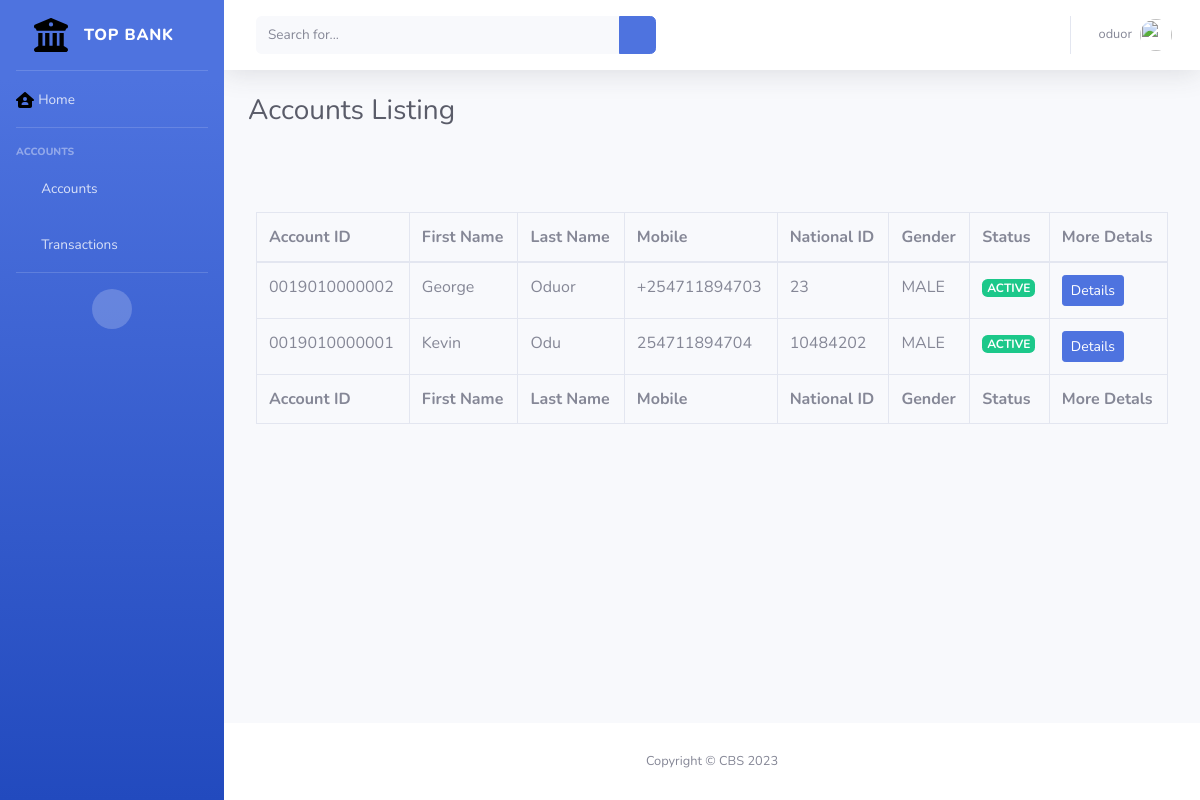
Page /core/accounts/ (signed in) on the committed database.
### core/models.py (models this page shows, shortened)
class UserAccount(models.Model):
    first_name = models.CharField(max_length=50)
    last_name  = models.CharField(max_length=50)
    email      = models.EmailField(unique=True)
    mobile     = models.CharField(max_length=50,unique=True)
    nationalid = models.CharField(max_length=50,unique=True)
    gender     = models.CharField(max_length=50, choices=[
        ('MALE', 'MALE'),
        ('FEMALE', 'FEMALE')
    ])
    dob        = models.DateField()
    accountid  = models.CharField(max_length=50,unique=True)
    zip_code   = models.CharField(max_length=50)
    address    = models.CharField(max_length=50)
    city       = models.CharField(max_length=50)
    country    = models.CharField(max_length=50)
    status     = models.CharField(max_length=50, choices=[
        ('ACTIVE', 'ACTIVE'),
        ('BLOCKED', 'BLOCKED'),
        ('SUSPENDED', 'SUSPENDED')
    ])
    created_at = models.DateTimeField(auto_now_add=True)
    modified_at = models.DateTimeField(auto_now=True)
    class Meta:
        ordering = ['-created_at']

### core/views.py (the view)
# urls.py: path('accounts/', AccountsListing.as_view(), name='accounts'),
class AccountsListing(View):
    model = UserAccount
    template_name = 'core/accounts.html'
    def get(self, request):
        context = {
            'title': 'Accounts Listing',
            'accounts': UserAccount.objects.all()
            }
        return render(request, 'core/accounts.html', context)

### templates/core/accounts.html (shortened to what this page needs)
{% extends 'core/base.html' %}
{% load static %}
{% block page_styles %}
  <link href="{% static 'vendor/datatables/dataTables.bootstrap4.min.css' %}" rel="stylesheet" />
{% endblock %}
{% block Heading %}
  Accounts Listing
{% endblock %}
{% block maincontent %}
  <div class="row">
    <div class="card-body">
      <div class="table-responsive">
        <table class="table table-bordered" id="dataTable" width="100%" cellspacing="0">
          <thead>
            <tr>
              <th>Account ID</th>
              <th>First Name</th>
              <th>Last Name</th>
              <th>Mobile</th>
              <th>National ID</th>
              <th>Gender</th>
              <th>Status</th>
              <th>More Detals</th>
            </tr>
          </thead>
          <tfoot>
            <tr>
              <th>Account ID</th>
              <th>First Name</th>
              <th>Last Name</th>
              <th>Mobile</th>
              <th>National ID</th>
              <th>Gender</th>
              <th>Status</th>
              <th>More Detals</th>
            </tr>
          </tfoot>
          <tbody>
            {% for account in accounts %}
              <tr>
                <td>{{ account.accountid }}</td>
                <td>{{ account.first_name }}</td>
                <td>{{ account.last_name }}</td>
                <td>{{ account.mobile }}</td>
                <td>{{ account.nationalid }}</td>
                <td>{{ account.gender }}</td>
                <td>
                  {% if account.status == 'ACTIVE' %}
                    <span class="badge badge-success">{{ account.status }}</span>
                  {% elif account.status == 'BLOCKED' %}
                    <span class="badge badge-danger">{{ account.status }}</span>
                  {% elif account.status == 'SUSPENDED' %}
                    <span class="badge badge-warning">{{ account.status }}</span>
                  {% endif %}
                </td>
                <td>
                  <a href="{% url 'core:account_details' account.accountid %}" class="btn btn-primary btn-sm">Details</a>
                </td>
              </tr>
            {% endfor %}
          </tbody>
        </table>
      </div>
    </div>
  </div>
{% endblock %}

### templates/core/parts/topbar.html (shortened to what this page needs)
<nav class="navbar navbar-expand navbar-light bg-white topbar mb-4 static-top shadow">
    <form
        class="d-none d-sm-inline-block form-inline mr-auto ml-md-3 my-2 my-md-0 mw-100 navbar-search">
        <div class="input-group">
            <input type="text" class="form-control bg-light border-0 small" placeholder="Search for..."
                aria-label="Search" aria-describedby="basic-addon2">
            <div class="input-group-append">
                <button class="btn btn-primary" type="button">
                    <i class="fas fa-search fa-sm"></i>
                </button>
            </div>
        </div>
    </form>
    <ul class="navbar-nav ml-auto">
        <li class="nav-item dropdown no-arrow">
            <a class="nav-link dropdown-toggle" href="#" id="userDropdown" role="button"
                data-toggle="dropdown" aria-haspopup="true" aria-expanded="false">
                <span class="mr-2 d-none d-lg-inline text-gray-600 small">{{user.username}}</span>
                <img class="img-profile rounded-circle"
                    src="img/undraw_profile.svg">
            </a>
        </li>
    </ul>
</nav>

### rows in the picture
UserAccount: accountid "0019010000002", first_name "George", last_name "Oduor", mobile "+254711894703", nationalid "23", gender "MALE", status "ACTIVE"
UserAccount: accountid "0019010000001", first_name "Kevin", last_name "Odu", mobile "254711894704", nationalid "10484202", gender "MALE", status "ACTIVE"

### other values in the picture
{{ user.username }} "oduor"
